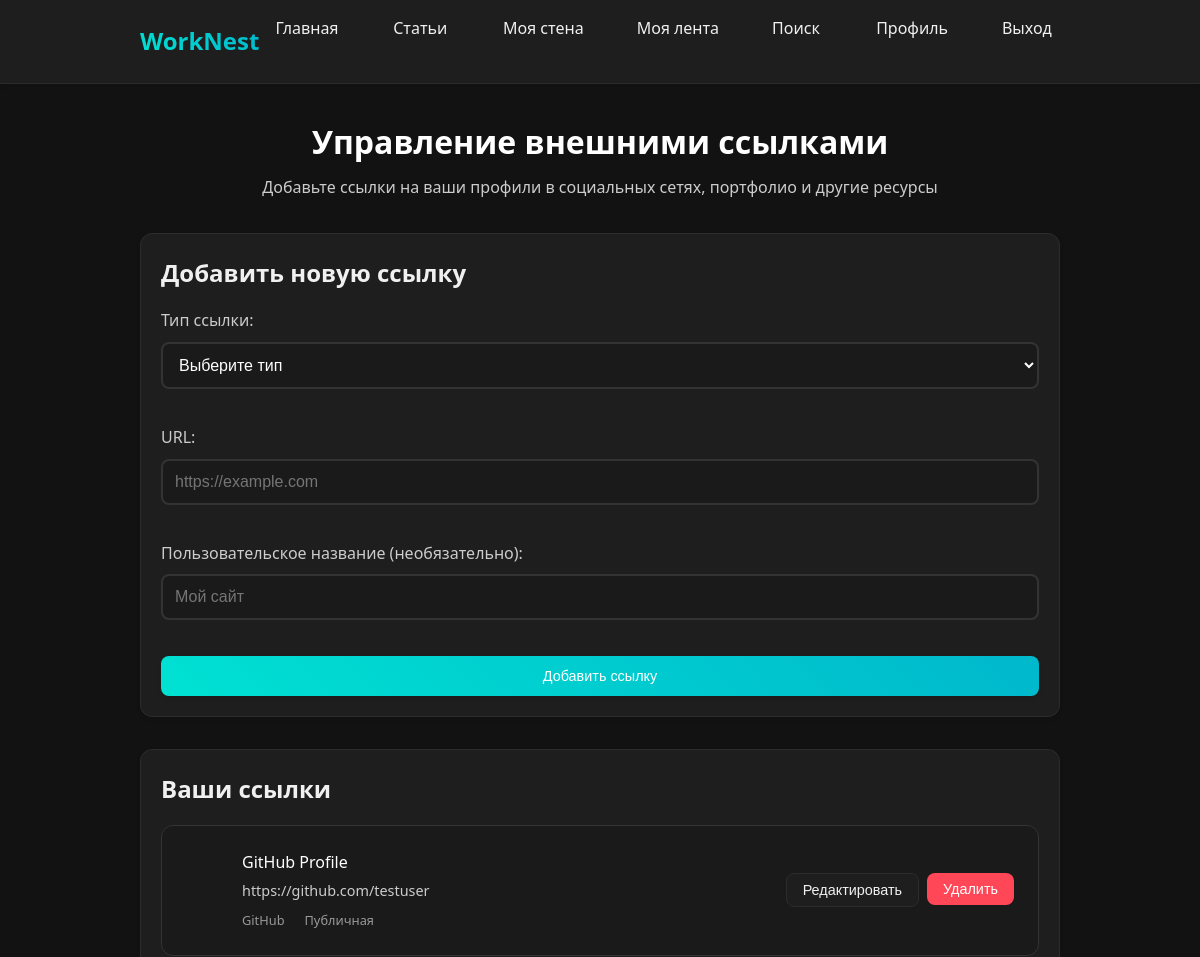
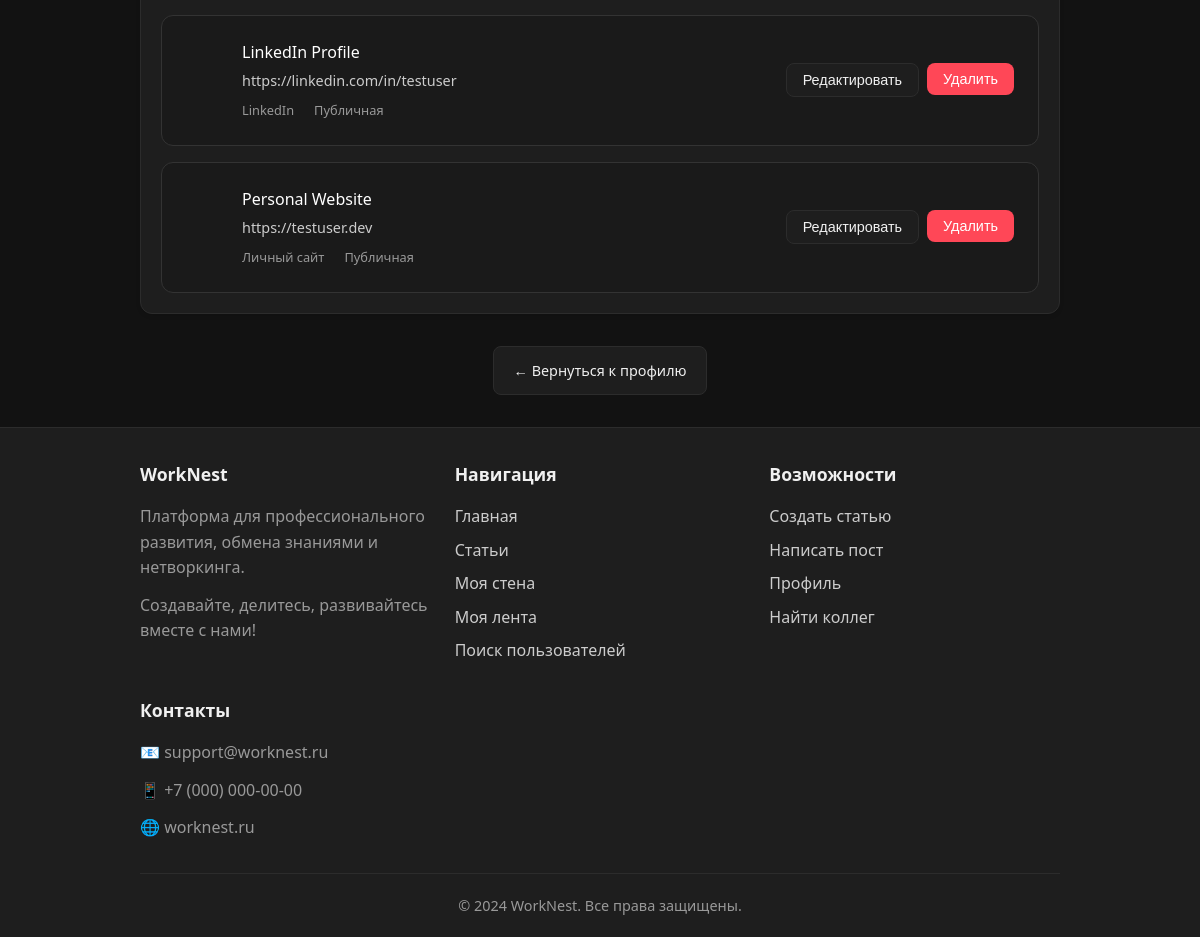
The app's page /profile/external-links (signed in) with its own data (2 pictures, top to bottom).
### models.py (models this page shows, shortened)
class UserExternalLink(db.Model):
    id = db.Column(db.Integer, primary_key=True)
    user_id = db.Column(db.Integer, db.ForeignKey('user.id'), nullable=False)
    link_type = db.Column(db.String(32), nullable=False)  # github, linkedin, twitter, etc.
    url = db.Column(db.String(512), nullable=False)
    title = db.Column(db.String(128), nullable=True)  # Пользовательское название
    is_public = db.Column(db.Boolean, default=True)
    order_index = db.Column(db.Integer, default=0)  # Порядок отображения
    created_at = db.Column(db.DateTime, default=datetime.utcnow)
    user = db.relationship('User', backref=db.backref('external_links', lazy=True, cascade='all, delete-orphan'))

### app.py (the view, shortened to what this page needs)
@app.route('/profile/external-links', methods=['GET', 'POST'])
def manage_external_links():
    user_id = session.get('user_id')
    if not user_id:
        return redirect(url_for('register'))
    user = User.query.get(user_id)
    external_links = UserExternalLink.query.filter_by(user_id=user.id).order_by(UserExternalLink.order_index, UserExternalLink.created_at).all()
    link_types = {
        'github': 'GitHub',
        'linkedin': 'LinkedIn',
        'twitter': 'Twitter',
        'facebook': 'Facebook',
        'instagram': 'Instagram',
        'youtube': 'YouTube',
        'telegram': 'Telegram',
        'website': 'Личный сайт',
        'portfolio': 'Портфолио',
        'blog': 'Блог',
        'researchgate': 'ResearchGate',
        'orcid': 'ORCID',
        'scholar': 'Google Scholar',
        'other': 'Другое'
    }
    return render_template('manage_external_links.html',
                         external_links=external_links,
                         link_types=link_types)

### app.py (called while the page is built)
@app.before_request
def update_online_status():
    if 'user_id' in session:
        user = User.query.get(session['user_id'])
        if user:
            user.last_seen = datetime.utcnow()
            user.is_online = True
            db.session.commit()

@app.context_processor
def inject_user():
    user_id = session.get('user_id')
    if user_id:
        user = User.query.get(user_id)
        return dict(current_user=user, is_user_online=is_user_online)
    return dict(current_user=None, is_user_online=is_user_online)

### templates/manage_external_links.html (shortened to what this page needs)
{% extends "base.html" %}
{% block content %}
<div class="fade-in">
    <div class="manage-links-header">
        <h1>Управление внешними ссылками</h1>
        <p>Добавьте ссылки на ваши профили в социальных сетях, портфолио и другие ресурсы</p>
    </div>
    <div class="card">
        <h2 class="card-title">Добавить новую ссылку</h2>
        <form method="POST" class="add-link-form">
            <div class="form-group">
                <label for="link_type">Тип ссылки:</label>
                <select name="link_type" id="link_type" required>
                    <option value="">Выберите тип</option>
                </select>
            </div>
            <div class="form-group">
                <label for="url">URL:</label>
                <input type="url" name="url" id="url" placeholder="https://example.com" required>
            </div>
            <div class="form-group">
                <label for="title">Пользовательское название (необязательно):</label>
                <input type="text" name="title" id="title" placeholder="Мой сайт">
            </div>
            <button type="submit" class="btn btn-primary">Добавить ссылку</button>
        </form>
    </div>
    <div class="card">
        <h2 class="card-title">Ваши ссылки</h2>
        {% if external_links %}
            <div class="links-list">
                {% for link in external_links %}
                    <div class="link-item">
                        <div class="link-info">
                            <div class="link-details">
                                <div class="link-title">
                                    {{ link.title or link_types[link.link_type] }}
                                </div>
                                <div class="link-url">{{ link.url }}</div>
                                <div class="link-meta">
                                    <span class="link-type">{{ link_types[link.link_type] }}</span>
                                    <span class="link-status">
                                        {% if link.is_public %}
                                             Публичная
                                        {% else %}
                                            <i class="icon-eye-off"></i> Скрытая
                                        {% endif %}
                                    </span>
                                </div>
                            </div>
                        </div>
                        <div class="link-actions">
                            <button class="btn btn-sm btn-secondary edit-link-btn"
                                    data-link-id="{{ link.id }}"
                                    data-title="{{ link.title or '' }}"
                                    data-is-public="{{ link.is_public }}">
                                Редактировать
                            </button>
                            <form method="POST" style="display: inline;">
                                <button type="submit" class="btn btn-sm btn-danger"
                                        onclick="return confirm('Удалить эту ссылку?')">
                                    Удалить
                                </button>
                            </form>
                        </div>
                    </div>
                {% endfor %}
            </div>
        {% else %}
            <p class="no-links">У вас пока нет внешних ссылок. Добавьте первую ссылку выше!</p>
        {% endif %}
    </div>
    <div class="back-link">
        <a href="{{ url_for('profile') }}" class="btn btn-secondary">← Вернуться к профилю</a>
    </div>
</div>
{% endblock %}

### static/worknest.css (style rules this page uses)
* { margin: 0; padding: 0; box-sizing: border-box; }
:root { --bg-primary: #121212; --bg-secondary: #1e1e1e; --bg-card: #1e1e1e; --border-color: #2c2c2c; --text-primary: #f0f0f0; --text-secondary: #ccc; --text-muted: #999; --accent-primary: #00e1d3; --accent-secondary: #00b8cc; --accent-hover: #00f0e2; --error: #ff4757; --success: #2ed573; --warning: #ffa502; --padding-xs: 0.5rem; --padding-sm: 0.75rem; --padding-md: 1rem; --padding-lg: 1.25rem; --padding-xl: 1.5rem; --padding-xxl: 2rem; --radius-sm: 6px; --radius-md: 8px; --radius-lg: 12px; --radius-xl: 16px; --shadow-sm: 0 2px 4px rgba(0, 0, 0, 0.1); --shadow-md: 0 4px 8px rgba(0, 0, 0, 0.15); --shadow-lg: 0 8px 16px rgba(0, 0, 0, 0.2); --shadow-hover: 0 12px 24px rgba(0, 225, 211, 0.15); }
body { font-family: 'Segoe UI', Tahoma, Geneva, Verdana, sans-serif; font-size: 16px; line-height: 1.6; background-color: var(--bg-primary); color: var(--text-primary); min-height: 100vh; display: flex; flex-direction: column; }
.card { background-color: var(--bg-card); border: 1px solid var(--border-color); border-radius: var(--radius-lg); padding: var(--padding-lg); margin-bottom: var(--padding-xxl); transition: all 0.3s ease; position: relative; overflow: hidden; box-shadow: var(--shadow-sm); }
.card::before { content: ''; position: absolute; top: 0; left: 0; right: 0; height: 3px; background: linear-gradient(90deg, var(--accent-primary), var(--accent-secondary)); opacity: 0; transition: opacity 0.3s ease; }
.card h2, .card h3 { color: var(--text-primary); margin-bottom: var(--padding-md); font-weight: 600; }
.card h2 { font-size: 1.5rem; }
.btn { display: inline-flex; align-items: center; justify-content: center; gap: var(--padding-xs); padding: var(--padding-sm) var(--padding-lg); border: none; border-radius: var(--radius-md); font-size: 0.9rem; font-weight: 500; text-decoration: none; cursor: pointer; transition: all 0.3s ease; position: relative; overflow: hidden; min-height: 40px; }
.btn-primary { background: linear-gradient(45deg, var(--accent-primary), var(--accent-secondary)); color: white; box-shadow: var(--shadow-sm); }
.btn-secondary { background-color: var(--bg-secondary); color: var(--text-primary); border: 1px solid var(--border-color); }
.btn-danger { background-color: var(--error); color: white; }
.btn-sm { padding: var(--padding-xs) var(--padding-sm); font-size: 0.8rem; min-height: 32px; }
.form-group { margin-bottom: var(--padding-lg); }
.fade-in { animation: fadeIn 0.6s ease-out; }

### templates/manage_external_links.html (style rules this page uses)
.manage-links-header { text-align: center; margin-bottom: 2rem; }
.manage-links-header h1 { color: #ffffff; margin-bottom: 0.5rem; }
.manage-links-header p { color: #cccccc; }
.add-link-form { display: grid; gap: 1rem; }
.form-group { display: flex; flex-direction: column; gap: 0.5rem; }
.form-group label { color: #cccccc; font-weight: 500; }
.form-group input, .form-group select { padding: 0.75rem; border: 2px solid #333333; border-radius: 8px; background: #1a1a1a; color: #ffffff; font-size: 1rem; }
.links-list { display: flex; flex-direction: column; gap: 1rem; }
.link-item { display: flex; justify-content: space-between; align-items: center; padding: 1.5rem; background: #1a1a1a; border-radius: 12px; border: 1px solid #333333; }
.link-info { display: flex; align-items: center; gap: 1rem; flex: 1; }
.link-details { flex: 1; }
.link-title { font-weight: 500; color: #ffffff; margin-bottom: 0.25rem; }
.link-url { color: #cccccc; font-size: 0.9rem; margin-bottom: 0.5rem; }
.link-meta { display: flex; gap: 1rem; font-size: 0.8rem; color: #999999; }
.link-status { display: flex; align-items: center; gap: 0.25rem; }
.link-actions { display: flex; gap: 0.5rem; }
.btn-sm { padding: 0.5rem 1rem; font-size: 0.9rem; }
.back-link { text-align: center; margin-top: 2rem; }

### records on screen
UserExternalLink: title "GitHub Profile", url "https://github.com/testuser", link_type "GitHub", is_public "Публичная"
UserExternalLink: title "LinkedIn Profile", url "https://linkedin.com/in/testuser", link_type "LinkedIn", is_public "Публичная"
UserExternalLink: title "Personal Website", url "https://testuser.dev", link_type "Личный сайт", is_public "Публичная"
